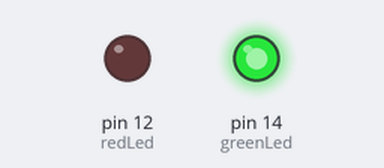
The sketch below on a simulated Arduino Uno, built with avr-gcc and run on an emulated ATmega328P. Shown: output pins drawn as LEDs (lit = HIGH).

Above: at 0.15 s.
At 11.5 s:
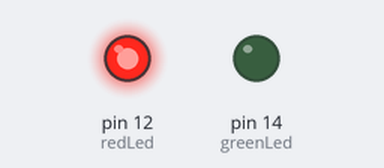
At 23.2 s:
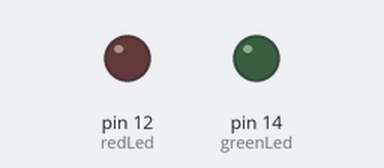
Timing chart, 0 to 31.9 s (numbered marks = the images above):
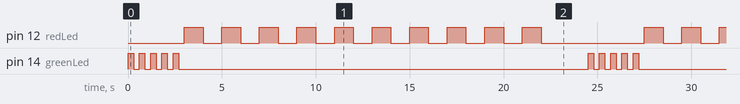

The sketch:

lesson-8-redGreenLed.ino
```cpp
int redLed = 12;
int greenLed = 14;
int delayRed = 1000;
int delayGreen = 300;
int delayLong = 1500;

void setup() {
  // put your setup code here, to run once:
  pinMode(redLed, OUTPUT);
  pinMode(greenLed, OUTPUT);
}

void loop() {
  // put your main code here, to run repeatedly:
  digitalWrite(greenLed, HIGH);
  delay(delayGreen);
  digitalWrite(greenLed, LOW);
  delay(delayGreen);
  digitalWrite(greenLed, HIGH);
  delay(delayGreen);
  digitalWrite(greenLed, LOW);
  delay(delayGreen);
  digitalWrite(greenLed, HIGH);
  delay(delayGreen);
  digitalWrite(greenLed, LOW);
  delay(delayGreen);
  digitalWrite(greenLed, HIGH);
  delay(delayGreen);
  digitalWrite(greenLed, LOW);
  delay(delayGreen);
  digitalWrite(greenLed, HIGH);
  delay(delayGreen);
  digitalWrite(greenLed, LOW);
  delay(delayGreen);

  digitalWrite(redLed, HIGH);
  delay(delayRed);
  digitalWrite(redLed, LOW);
  delay(delayRed);
  digitalWrite(redLed, HIGH);
  delay(delayRed);
  digitalWrite(redLed, LOW);
  delay(delayRed);
  digitalWrite(redLed, HIGH);
  delay(delayRed);
  digitalWrite(redLed, LOW);
  delay(delayRed);
  digitalWrite(redLed, HIGH);
  delay(delayRed);
  digitalWrite(redLed, LOW);
  delay(delayRed);
  digitalWrite(redLed, HIGH);
  delay(delayRed);
  digitalWrite(redLed, LOW);
  delay(delayRed);
  digitalWrite(redLed, HIGH);
  delay(delayRed);
  digitalWrite(redLed, LOW);
  delay(delayRed);
  digitalWrite(redLed, HIGH);
  delay(delayRed);
  digitalWrite(redLed, LOW);
  delay(delayRed);
  digitalWrite(redLed, HIGH);
  delay(delayRed);
  digitalWrite(redLed, LOW);
  delay(delayRed);
  digitalWrite(redLed, HIGH);
  delay(delayRed);
  digitalWrite(redLed, LOW);
  delay(delayRed);
  digitalWrite(redLed, HIGH);
  delay(delayRed);
  digitalWrite(redLed, LOW);
  delay(delayRed);

  delay(delayLong);

}
```

Measured:
- by itself, pin 12 (redLed): repeats every 24.5 s: 9 × (LOW 1.0 s, HIGH 1.0 s), LOW 5.5 s, HIGH 1.0 s
- by itself, pin 14 (greenLed): repeats every 24.5 s: 4 × (LOW 0.30 s, HIGH 0.30 s), LOW 21.8 s, HIGH 0.30 s
- by itself, everything shown: repeats every 24.5 s, in 30 steps
